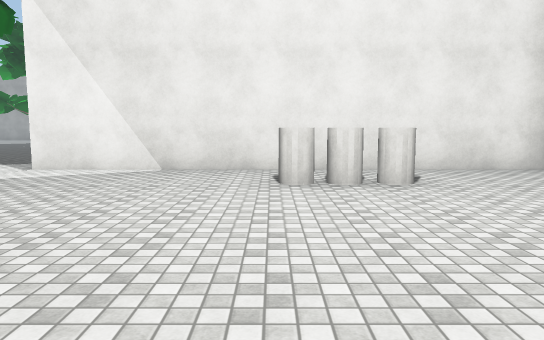
View 1 (above)

24 first-person views from a walk through a Unity game level. The camera is 1.5 m above the floor, tilts 6° down and sees 70° across. The floor is counted in squares, 2 m on a side. Each view is taken from the middle of a square. On the plan, view 1 faces up. The plan holds only what a view shows up to about 12 squares ahead; the rest is blank. The place goes on beyond the plan. The player is left out. Surface patterns are stand-ins for the level's own textures.

View 2
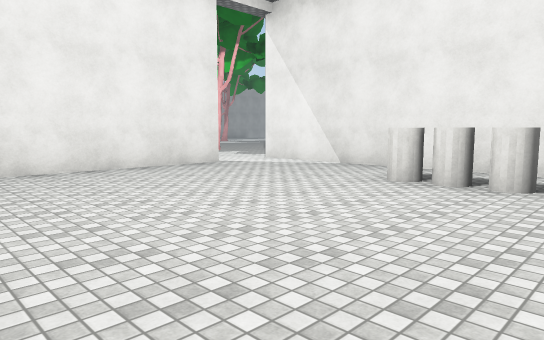

View 3
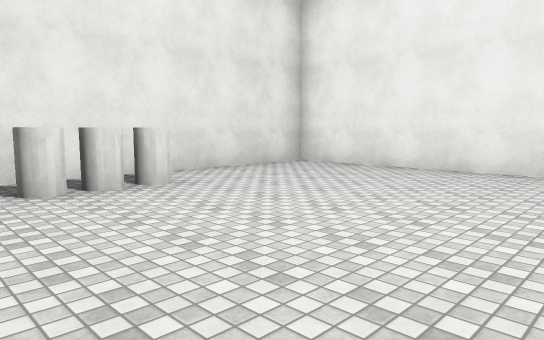

View 4
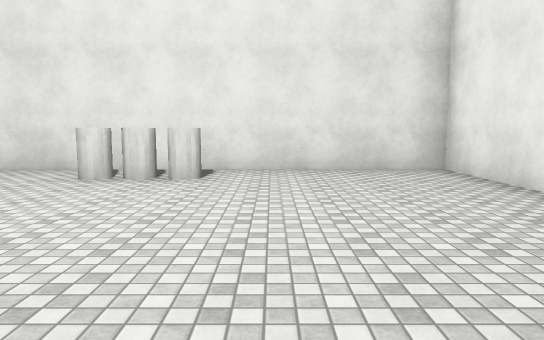

View 5
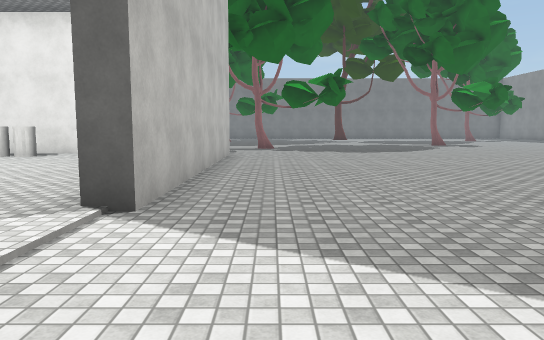

View 6
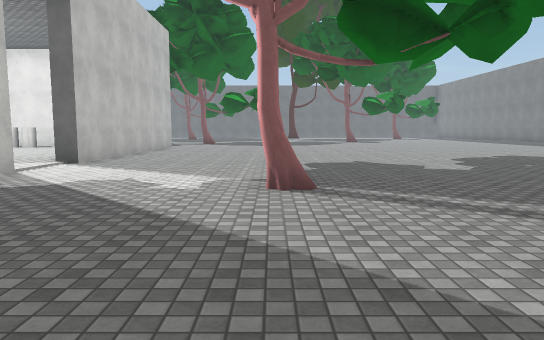

View 7
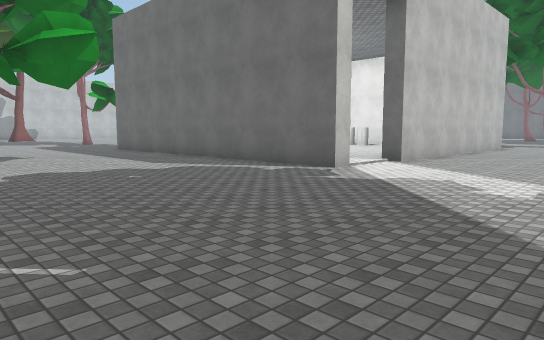

View 8
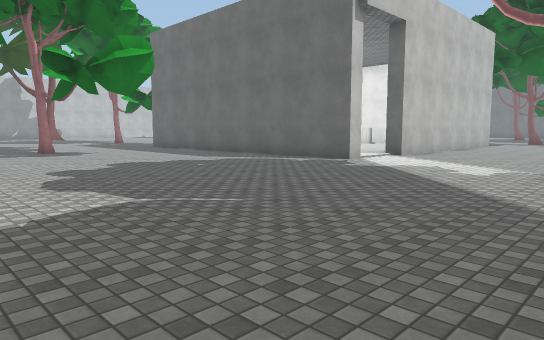

View 9
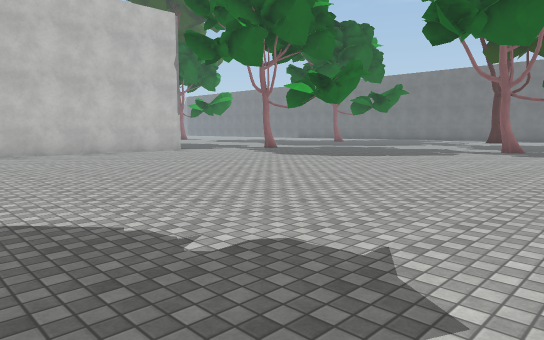

View 10
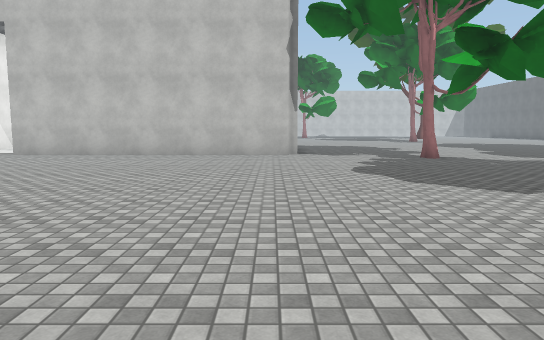

View 11
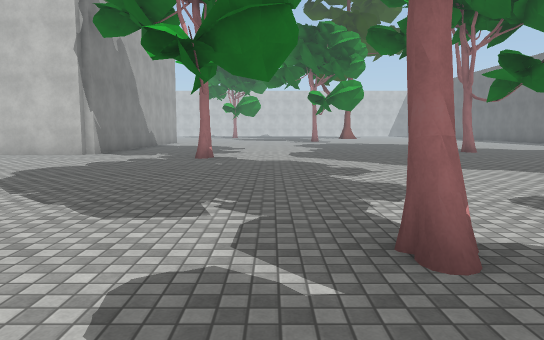

View 12
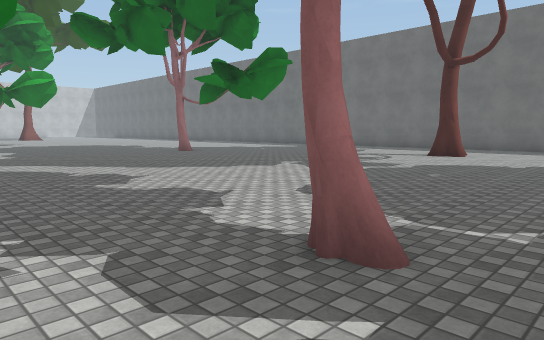

View 13
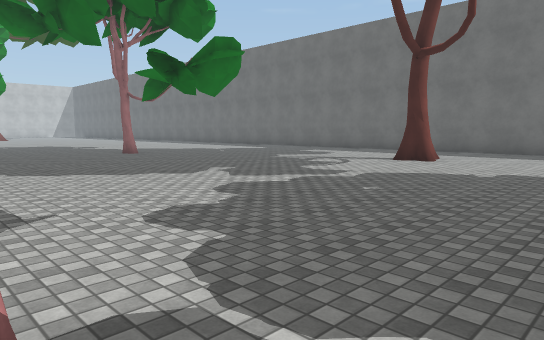

View 14
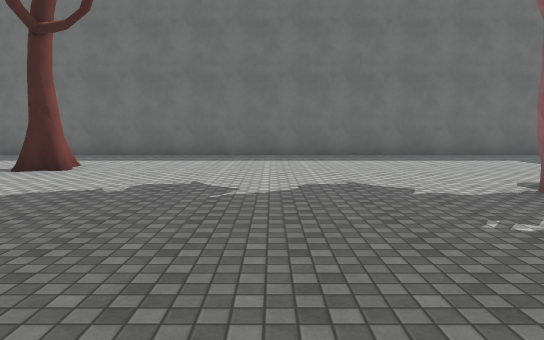

View 15
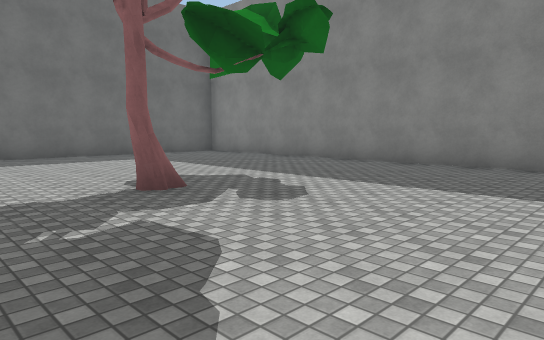

View 16
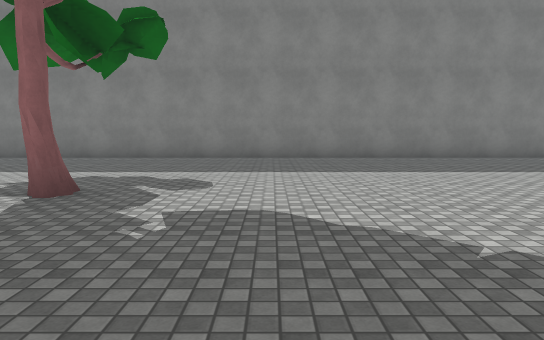

View 17
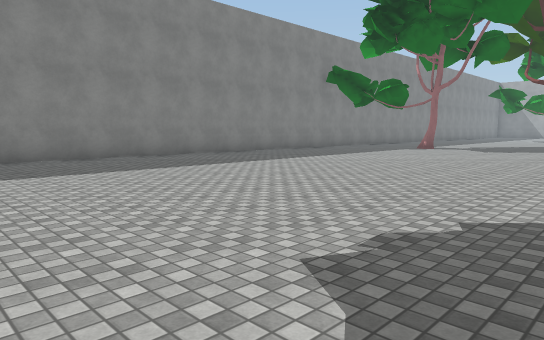

View 18
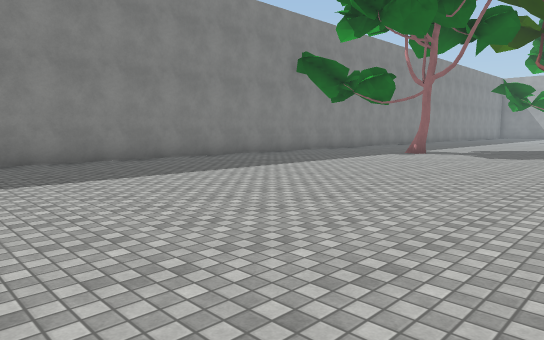

View 19
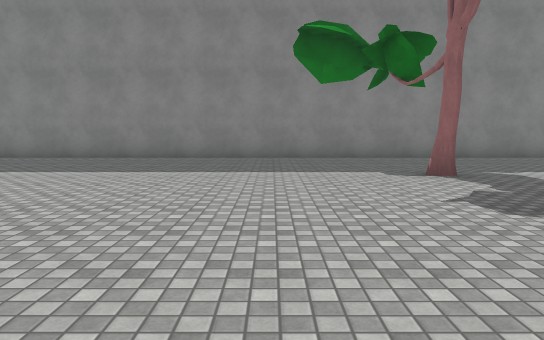

View 20
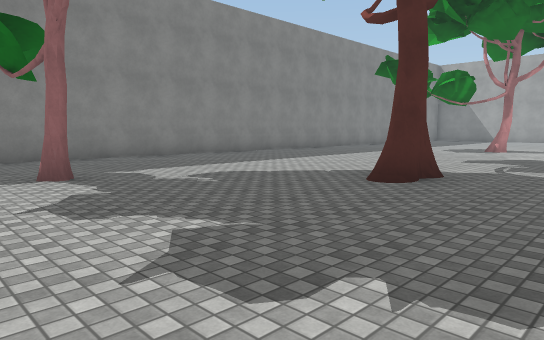

View 21
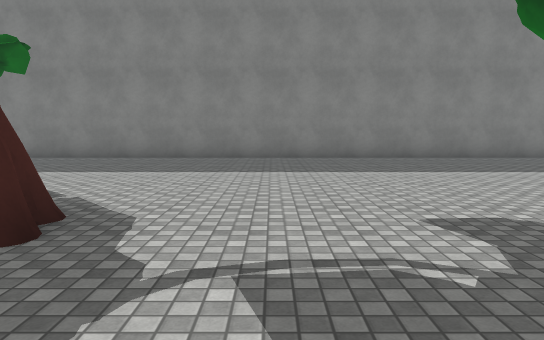

View 22
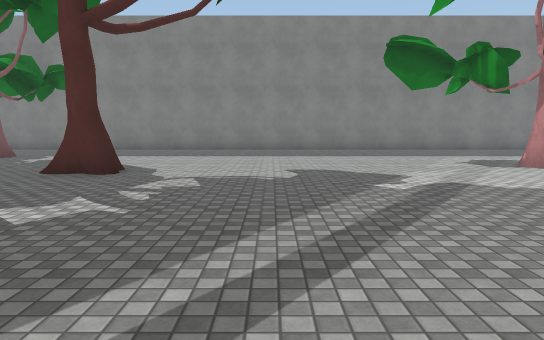

View 23
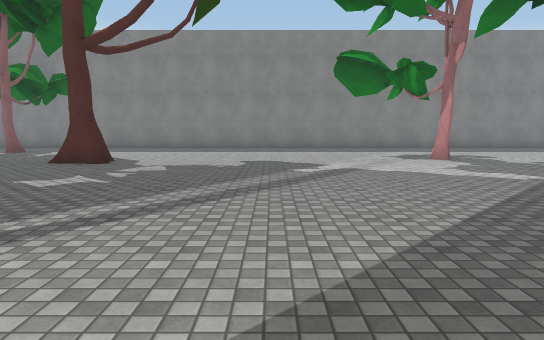

View 24
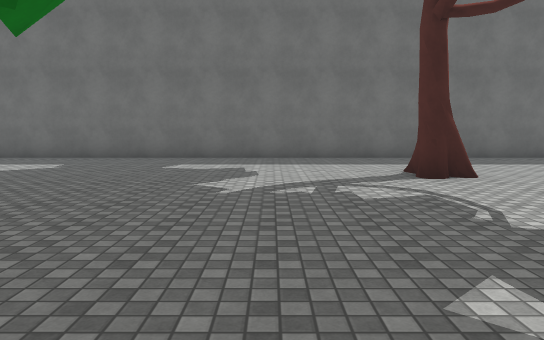

### Floor plan
Points are (right, up) in squares from view 1. A wall is a line through its corners. A room is listed if a view was taken in it or the views show most of it. See-through windows are left out.
Room 1 (views 1, 2, 3, 4)
walls: (-4.8, 5.5) (-4.3, 5.5) (-4.3, -2.2) (3.5, -2.2); (3.5, 7.3) (-4.5, 7.3)
ways out: opening at (-4, 6.5) to room 2
objects: other object (0, -1); other object (0, 5); other object (1, -1); other object (1, 5) to (1, 6); other object (2, -1); other object (2, 5) to (2, 6)
Room 2 (views 5, 6, 7, 8, 9, 10, 11, 12, 13, 14, 15, 16, 17, 18, 19, 20, 21, 22, 23, 24)
walls: (-4.8, -2.6) (-4.8, 5.5); (-3.9, -2.8) (-4.5, -2.8); (-4.5, 7.3) (-4.5, 7.7) (1.9, 7.7); (-16.5, 8) (-16.6, 7.4); (-16.5, 8) (-16.7, 7.3); (-16.6, 8.1) (-16.4, 7.6); (-17, 8.1) (-16.5, 7.8); (-17.1, 8.1) (-16.6, 8) (-16.4, 7.4); (-17.2, 8.1) (-16.6, 8.3); (-17.1, 8.2) (-16.6, 7.8); (-17.3, 8.1) (-16.6, 8.3); (-10.6, -17.9) (-10.4, -18.6); (-11.1, -18) (-10.4, -18.2); (-10.8, -18.1) (-10.5, -18.3); (-11.1, -18.3) (-10.4, -17.8) (-10.5, -18.7); (-11, -18.4) (-10.7, -18) (-10.6, -18.1) (-10.4, -18.2); (-11, -18.8) (-11.1, -18.1) (-10.4, -17.8); (-10.9, -18.9) (-11.1, -18.1) (-10.4, -17.9); (-10.9, -19) (-11.1, -18.1); (-22.8, -22.2) (-0.8, -22.2); (-24.2, 16.5) (-24.2, -20.2)
ways out: opening at (-4, 6.5) to room 1
objects: tree (-20, 4); tree (-18, -16); tree (-18, 16); tree (-14, -9); tree (-9, 9); tree (-6, -6); tree (-3, -14); tree (3, 12)

Where each view was taken, in squares from view 1:
view 1: 0 up, 0 right, facing up
view 2: 0 up, 3 right, facing up-left
view 3: 4 up, 3 right, facing down-left
view 4: 5 up, 1 left, facing down
view 5: 9 up, 6 left, facing down
view 6: 14 up, 9 left, facing down
view 7: 14 up, 9 left, facing down-right
view 8: 16 up, 10 left, facing down-right
view 9: 5 up, 17 left, facing down-right
view 10: 2 down, 16 left, facing right
view 11: 8 down, 16 left, facing right
view 12: 7 down, 15 left, facing down-right
view 13: 9 down, 15 left, facing down-right
view 14: 11 down, 15 left, facing down
view 15: 11 down, 16 left, facing down-left
view 16: 13 down, 14 left, facing left
view 17: 11 down, 14 left, facing up-left
view 18: 8 down, 15 left, facing up-left
view 19: 1 up, 14 left, facing left
view 20: 2 up, 14 left, facing up-left
view 21: 10 up, 14 left, facing left
view 22: 11 up, 10 left, facing left
view 23: 12 up, 8 left, facing left
view 24: 12 down, 8 left, facing down
